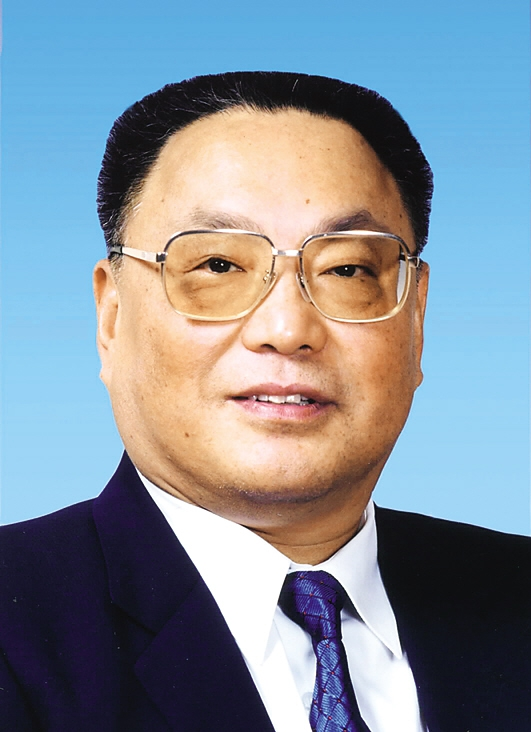
#> input picture PyCharmFirst/FilteringOperations/51.jpg, 531 x 732 px, given in place of the camera
$ python ColorFiltering.py
#> lines starting #> are read from the running program, lines starting #| are printed output that depends on the picture; after the words box and inside, x2 and y2 are one past the last pixel; in counts of white or black regions, pixels touching at a corner belong together
#import libraries
import  cv2
import  numpy as np
from  matplotlib import pyplot as plt

#Open webcam
camera=cv2.VideoCapture(0)
#It is up to 1 that is True
while(1):
    ret,image=camera.read()
#> image is the input picture: shape (732, 531, 3); mean B, G, R 153.2, 142.5, 131
    #Convert to hsv color range because of it can be convertable more then easy from bgr
    hsvImage=cv2.cvtColor(image,cv2.COLOR_BGR2HSV)
#> hsvImage: shape (732, 531, 3); mean H, S, V 77.5, 102.5, 176.4
    # Filter to red range
    upRed=np.array([179,255,255])
    lowRed=np.array([161,155,84])
#Filter to blue
    lowBlue=np.array([94,80,2])
    upBlue=np.array([126,255,255])
    #Filter to green
    lowGreen=np.array([25,52,72])
    upGreen=np.array([102,255,255])
#Masking
    maskedImageR=cv2.inRange(hsvImage,lowRed,upRed)
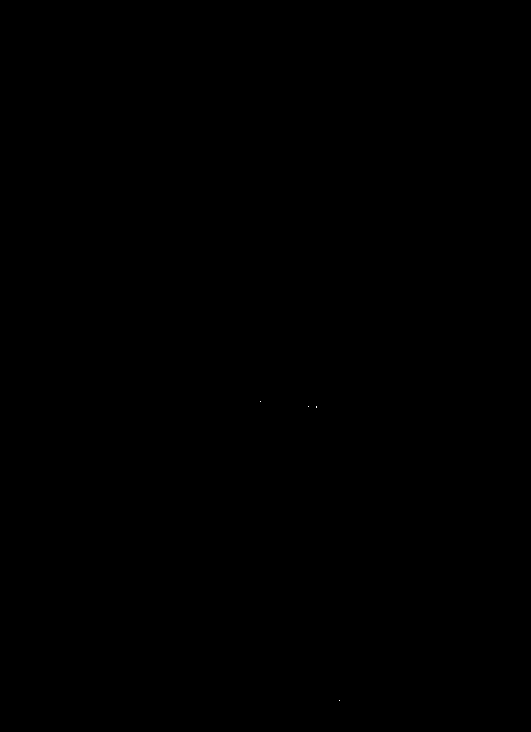
#> maskedImageR: shape (732, 531); 0% white in thin lines or dots, all inside (x1, y1, x2, y2) = (260, 401, 340, 701)
    maskedImageB=cv2.inRange(hsvImage,lowBlue,upBlue)
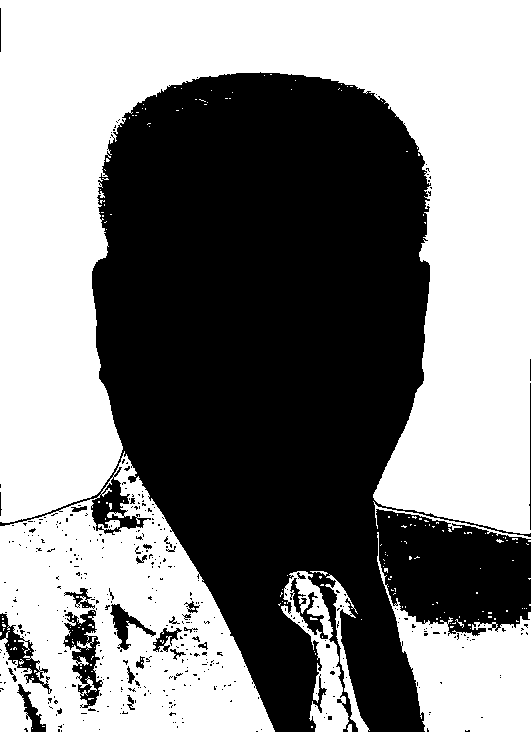
#> maskedImageB: shape (732, 531); 52.4% white; 412 black regions (380 under 20 px), largest, box (x1, y1, x2, y2) and area: (0, 72, 531, 732) 177742, (63, 610, 103, 708) 1696, (0, 613, 52, 694) 1079
    maskedImageG=cv2.inRange(hsvImage,lowGreen,upGreen)
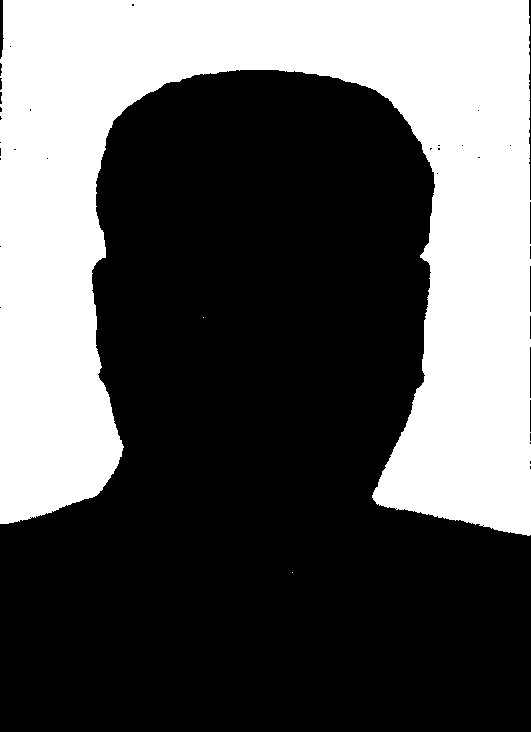
#> maskedImageG: shape (732, 531); 35.8% white; 3 white regions (2 under 20 px), largest, box (x1, y1, x2, y2) and area: (0, 0, 531, 536) 138993
    #Comparision bitwise
    lastImageR=cv2.bitwise_and(image,image,mask=maskedImageR)
    lastImageB=cv2.bitwise_and(image,image,mask=maskedImageB)
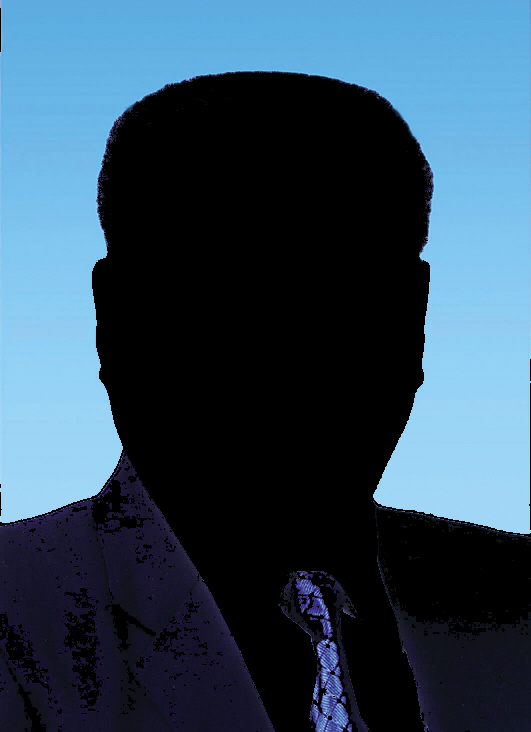
#> lastImageB: shape (732, 531, 3); mean B, G, R 92.6, 73.6, 48.8
    lastImageG=cv2.bitwise_and(image,image,mask=maskedImageG)
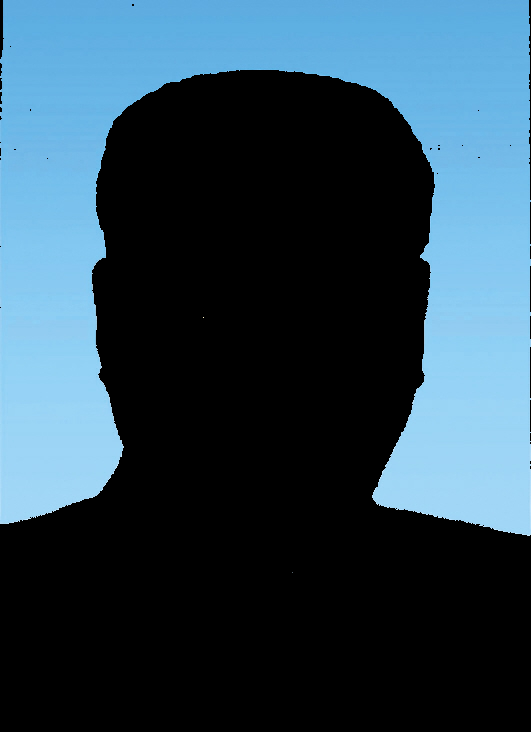
#> lastImageG: shape (732, 531, 3); mean B, G, R 84.4, 69.2, 44.5
    cv2.imshow("Normal Image", image)
    cv2.imshow("Green Mask",maskedImageG)
    cv2.imshow("Latest Image",lastImageG)
    #For BLUE Mask
    cv2.imshow("Blue Mask",maskedImageB)
    cv2.imshow("Latest Image",lastImageB)
    #Save the image
    cv2.imwrite("MaskBlue.jpg",lastImageB)
    if cv2.waitKey(25) & 0XFF == ord('q'):
#> (key q is pressed here)
        break
#For GREEN Mask
"""cv2.imshow("Green Mask",maskedImageG)
cv2.imshow("Latest Image",lastImageG)"""

#For RED Mask
"""cv2.imshow("Red Mask",maskedImageR)
cv2.imshow("Latest image",lastImageR)"""


# showing to all of image.If you want to see all of masked picture, run the following code

"""plt.subplot(331),plt.imshow(image,'pink'),plt.title("Normal")
        plt.subplot(332), plt.imshow(image,'pink'), plt.title("Normal")
        plt.subplot(333), plt.imshow(image,'pink'),plt.title("Normal")

        plt.subplot(334),plt.imshow(maskedImageR,'pink'), plt.title("Red Mask")
        plt.subplot(335),plt.imshow(maskedImageG,'pink'), plt.title("Green Mask")
        plt.subplot(336),plt.imshow(maskedImageB,'pink'), plt.title("Blue Mask")

        plt.subplot(337),plt.imshow(lastImageR,'pink'), plt.title("RED")
        plt.subplot(338),plt.imshow(lastImageG,"pink"), plt.title("GREEN")
        plt.subplot(339),plt.imshow(lastImageB,"pink"),plt.title("BLUE")

        plt.show()"""


camera.release()
cv2.destroyAllWindows()
#Close

cv2.destroyAllWindows()
